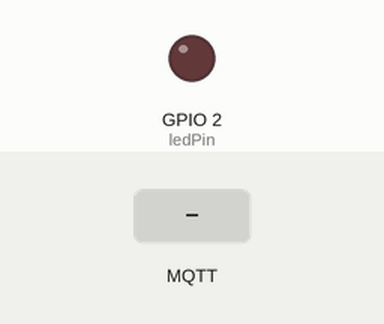
A sketch run on a simulated ESP32. Shown: output pins drawn as LEDs (lit = HIGH). Dashed ring = blinking. The test bench sets the inputs (shaded band). WiFi joins after 1.5 s; servers stay silent unless stated; random numbers use the default seed unless the sketch sets one; no MQTT or app messages arrive unless stated; what the sketch prints to the serial monitor is not drawn.

Above: at 2.7 s.
2.8 s: MQTT message "open" arrives on the first subscribed topic
At 5.4 s:
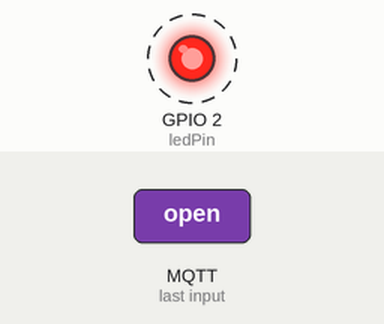
8.8 s: MQTT message "close" arrives on the first subscribed topic
At 12.8 s:
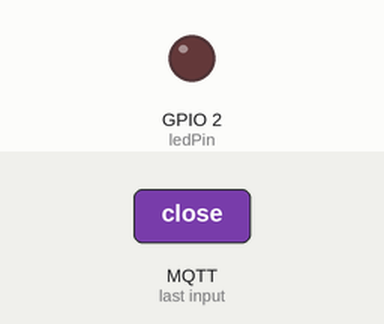
Timing chart, 0 to 14.3 s (numbered marks = the images above; inputs shaded):
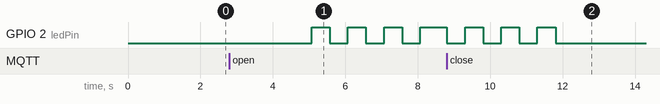

The sketch:

sketch.ino
```cpp
#include <WiFi.h>
#include <PubSubClient.h>

const char* ssid = "Wokwi-GUEST";
const char* password = "";
const char* mqtt_server = "broker.emqx.io";
const int ledPin = 2;

// Унікальний ID для ваших воріт (змініть на свій!)
const String GATE_ID = "roman_zvir_2024";

// Поточний стан воріт
String currentState = "closed"; // closed або open

WiFiClient espClient;
PubSubClient client(espClient);
unsigned long lastReconnectAttempt = 0;

void setup_wifi() {
  WiFi.begin(ssid, password);
  Serial.print("WiFi");
  while (WiFi.status() != WL_CONNECTED) {
    delay(500);
    Serial.print(".");
  }
  Serial.println(" OK!");
}

void callback(char* topic, byte* payload, unsigned int length) {
  Serial.print(">>> [");
  Serial.print(topic);
  Serial.print("]: ");

  String msg = "";
  for (int i = 0; i < length; i++) {
    Serial.print((char)payload[i]);
    msg += (char)payload[i];
  }
  Serial.println();

  String controlTopic = "gate/" + GATE_ID + "/control";
  if (String(topic) == controlTopic) {
    if (msg == "get_state") {
      // Запит поточного стану
      String statusTopic = "gate/" + GATE_ID + "/status";
      String stateMsg = "state_" + currentState;
      client.publish(statusTopic.c_str(), stateMsg.c_str());
      Serial.print("📤 Відправлено поточний стан: ");
      Serial.println(stateMsg);

    } else if (msg == "open") {
      Serial.println("🚪 ВІДКРИВАЮ ВОРОТА!");

      // Повідомляємо що починаємо відкривати
      String statusTopic = "gate/" + GATE_ID + "/status";
      client.publish(statusTopic.c_str(), "opening");
      Serial.println("📤 Статус: opening");

      // Симулюємо процес відкриття (3 секунди)
      for (int i = 0; i < 6; i++) {
        digitalWrite(ledPin, !digitalRead(ledPin)); // Блимання
        delay(500);
      }
      digitalWrite(ledPin, HIGH); // Залишаємо світитися (відкрито)

      // Зберігаємо стан
      currentState = "open";

      // Повідомляємо що відкрито
      client.publish(statusTopic.c_str(), "opened");
      Serial.println("✅ ВОРОТА ВІДКРИТІ!");
      Serial.println("📤 Статус: opened");

    } else if (msg == "close") {
      Serial.println("🚪 ЗАЧИНЯЮ ВОРОТА!");

      // Повідомляємо що починаємо закривати
      String statusTopic = "gate/" + GATE_ID + "/status";
      client.publish(statusTopic.c_str(), "closing");
      Serial.println("📤 Статус: closing");

      // Симулюємо процес закриття (3 секунди)
      for (int i = 0; i < 6; i++) {
        digitalWrite(ledPin, !digitalRead(ledPin)); // Блимання
        delay(500);
      }
      digitalWrite(ledPin, LOW); // Вимикаємо (закрито)

      // Зберігаємо стан
      currentState = "closed";

      // Повідомляємо що закрито
      client.publish(statusTopic.c_str(), "closed");
      Serial.println("✅ ВОРОТА ЗАЧИНЕНІ!");
      Serial.println("📤 Статус: closed");
    }
  }
}

boolean reconnect() {
  String clientId = "ESP32-";
  clientId += String(random(0xffff), HEX);

  Serial.print("MQTT connect as: ");
  Serial.println(clientId);

  if (client.connect(clientId.c_str())) {
    Serial.println("✓ MQTT підключено!");

    // Підписуємось на топік
    String controlTopic = "gate/" + GATE_ID + "/control";
    bool subscribed = client.subscribe(controlTopic.c_str());
    if (subscribed) {
      Serial.print("✓ Підписано на ");
      Serial.println(controlTopic);
    } else {
      Serial.println("✗ Помилка підписки");
    }

    // Публікуємо статус
    String statusTopic = "gate/" + GATE_ID + "/status";
    bool published = client.publish(statusTopic.c_str(), "online");
    if (published) {
      Serial.println("✓ Опубліковано статус online");
    }

    return true;
  }

  Serial.print("✗ Помилка підключення, rc=");
  Serial.println(client.state());
  return false;
}

void setup() {
  Serial.begin(115200);
  pinMode(ledPin, OUTPUT);
  digitalWrite(ledPin, LOW);

  Serial.println("\n=== ESP32 GATE ===");
  setup_wifi();

  client.setServer(mqtt_server, 1883);
  client.setCallback(callback);
  client.setKeepAlive(60);
}

void loop() {
  if (!client.connected()) {
    unsigned long now = millis();
    if (now - lastReconnectAttempt > 5000) {
      lastReconnectAttempt = now;
      Serial.print("Reconnect...");
      if (reconnect()) {
        lastReconnectAttempt = 0;
      }
    }
  } else {
    client.loop();
  }
}
```

Measured:
- after the input at 2.8 s, GPIO 2 (ledPin): alternates HIGH for 0.50 s and LOW for 0.50 s, starting after 2.3 s
- after the input at 8.8 s, GPIO 2 (ledPin): alternates HIGH for 0.50 s and LOW for 0.50 s, 7 changes in all, then stays LOW, starting at once
